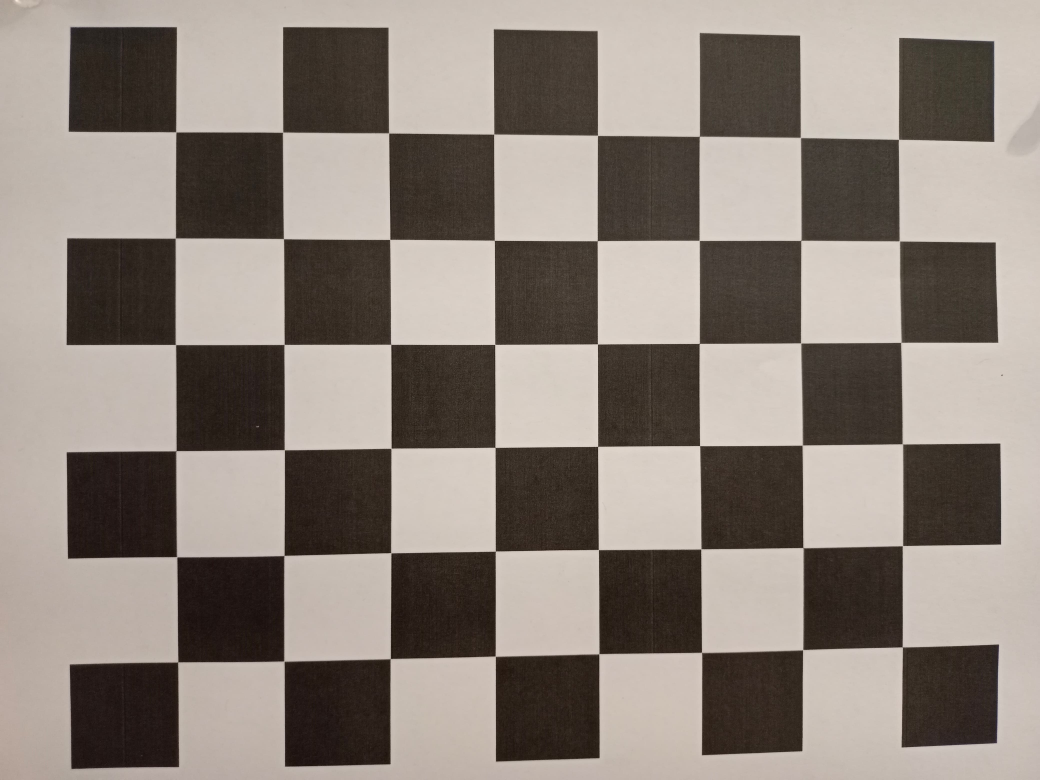
#> input picture camera-calibration-epipolar-geometry/calib_images/1.jpg, 4160 x 3119 px, found by its file name (shown at 1/4 size)
$ python fundamental_matrix.py.py
#> lines starting #> are read from the running program, lines starting #| are printed output that depends on the picture; long printed decimals are rounded
import cv2
import numpy as np
import matplotlib.pyplot as plt

# Load images
img1 = cv2.imread('fundamental_images/1.jpg', cv2.IMREAD_GRAYSCALE)
#> img1: shape (3119, 4160); min 8, max 238, mean 133
img2 = cv2.imread('fundamental_images/2.jpg', cv2.IMREAD_GRAYSCALE)
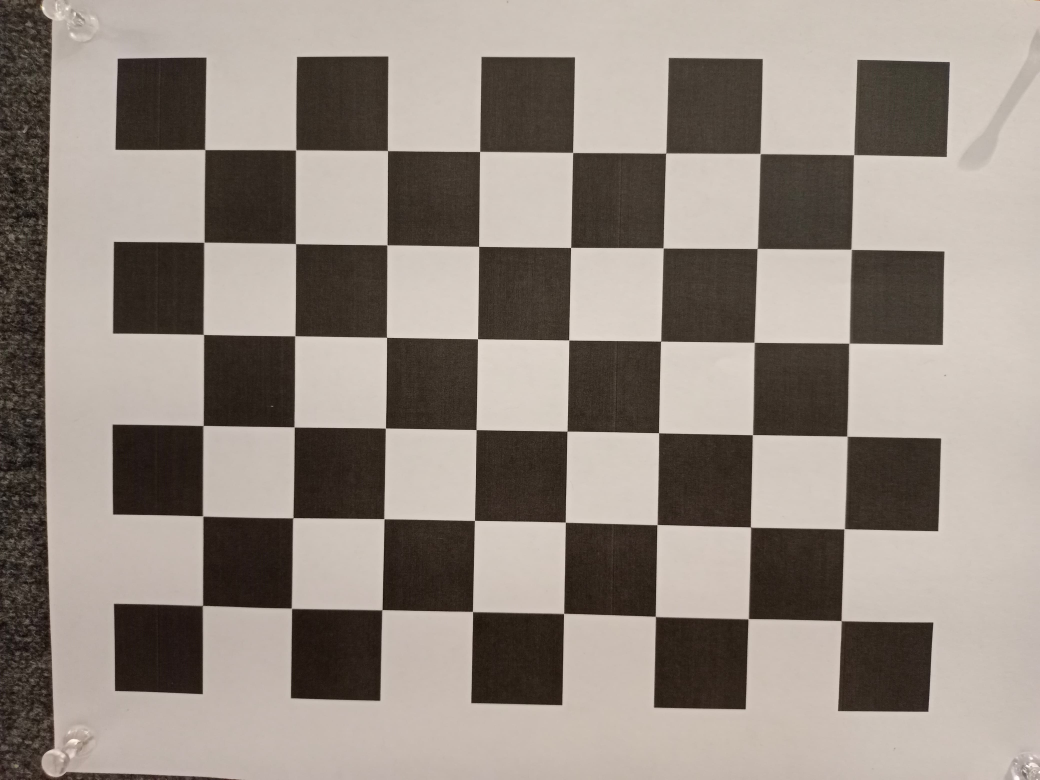
#> input picture camera-calibration-epipolar-geometry/calib_images/2.jpg, 4160 x 3119 px, found by its file name (shown at 1/4 size)
#> img2: shape (3119, 4160); min 3, max 255, mean 139.7

# Initialize ORB detector
orb = cv2.ORB_create(nfeatures=2000)

# Find keypoints and descriptors
kp1, des1 = orb.detectAndCompute(img1, None)
#> kp1 = 1986 keypoints; strongest (x, y, size): (2394, 1784, 31), (2395, 1784, 37.2), (1982, 1381, 37.2), (1979, 1381, 37.2)
kp2, des2 = orb.detectAndCompute(img2, None)
#> kp2 = 2000 keypoints; strongest (x, y, size): (2275, 1359, 31), (2274, 1360, 37.2), (2274, 1359, 44.6), (1904, 1718, 31)

# Match features using Brute-Force matcher
bf = cv2.BFMatcher(cv2.NORM_HAMMING, crossCheck=True)
matches = bf.match(des1, des2)
#> matches = 596 matches
matches = sorted(matches, key=lambda x: x.distance)

# Extract matched points
pts1 = np.float32([kp1[m.queryIdx].pt for m in matches]).reshape(-1, 1, 2)
#> pts1 = 596 rows, first 8: [2397.7, 1791.6], [1558.7, 530.5], [701.3, 527], [1978.6, 534], [700.9, 524.6], [3207.9, 2604.4], [709.2, 2652.1], [699.2, 532.5]
pts2 = np.float32([kp2[m.trainIdx].pt for m in matches]).reshape(-1, 1, 2)
#> pts2 = 596 rows, first 8: [2640.8, 1723.5], [1550, 1347.8], [817.2, 597.6], [3403.2, 996], [1187.1, 597.9], [810.8, 1335.4], [815.6, 596.2], [1555.7, 597.2]

# Compute fundamental matrix with RANSAC
F, mask = cv2.findFundamentalMat(pts1, pts2, cv2.FM_RANSAC)
#> F = [[1.27e-07, -2.37e-07, 6.05e-05], [2.82e-07, 8.06e-08, -0.000582], [-0.000726, 0.000216, 1]]; mask = 596 values, max 1 at index 124, min 0 at index 0, mean 0.0252

# Select inlier points
pts1 = pts1[mask.ravel() == 1]
#> pts1 = 15 rows, first 8: [2800, 548], [1983.7, 2621.4], [2797.2, 549.6], [3207.6, 961.2], [3598.6, 560.2], [3205, 1784.1], [1558.7, 1784.4], [706, 953]
pts2 = pts2[mask.ravel() == 1]
#> pts2 = 15 rows, first 8: [2666.4, 615.6], [1893.6, 2443.7], [2662.8, 616.8], [3032.6, 993.6], [2650.8, 997.1], [3005.9, 1741.8], [1543.8, 973.4], [811.2, 2062.8]

print("Fundamental Matrix (F):\n", F)
#| Fundamental Matrix (F):
#|  [[ 1.26576913e-07 -2.36874241e-07  6.05471750e-05]
#|  [ 2.81773177e-07  8.06233617e-08 -5.81907040e-04]
#|  [-7.25877382e-04  2.15625583e-04  1.00000000e+00]]

# Function to draw epipolar lines
def draw_epilines(img1, img2, lines, pts1, pts2):
    r, c = img1.shape
    img1_color = cv2.cvtColor(img1, cv2.COLOR_GRAY2BGR)
    img2_color = cv2.cvtColor(img2, cv2.COLOR_GRAY2BGR)
    for r, pt1, pt2 in zip(lines, pts1, pts2):
        color = tuple(np.random.randint(0, 255, 3).tolist())
        x0, y0 = map(int, [0, -r[2]/r[1]])
        x1, y1 = map(int, [c, -(r[2]+r[0]*c)/r[1]])
        img1_color = cv2.line(img1_color, (x0, y0), (x1, y1), color, 1)
        img1_color = cv2.circle(img1_color, tuple(pt1[0].astype(int)), 5, color, -1)
        img2_color = cv2.circle(img2_color, tuple(pt2[0].astype(int)), 5, color, -1)
    return img1_color, img2_color

# Compute epilines in img1 for pts in img2
lines1 = cv2.computeCorrespondEpilines(pts2.reshape(-1,1,2), 2, F)
#> lines1 = 15 rows, first 8: [-0.506, -0.863, 1891.1], [0.985, -0.175, -1495.4], [-0.507, -0.862, 1892.4], [-0.145, -0.989, 1417.4], [-0.313, -0.95, 1660.6], [0.378, -0.926, 438], [-0.963, -0.269, 1981.3], [-0.216, 0.976, -778.1]
lines1 = lines1.reshape(-1, 3)
img1_with_lines, img2_with_points = draw_epilines(img1, img2, lines1, pts1, pts2)
#> the loop in draw_epilines, `for r, pt1, pt2 in zip(lines, pts1, pts2):` made 15 passes
#> (r, pt1, pt2, color, y0, y1) on passes 1 to 7: ([-0.506, -0.863, 1891.1], [[2800, 548]], [[2666.4, 615.6]], (172, 47, 117), 2192, -247), ([0.985, -0.175, -1495.4], [[1983.7, 2621.4]], [[1893.6, 2443.7]], (192, 67, 251), -8560, 14888), ([-0.507, -0.862, 1892.4], [[2797.2, 549.6]], [[2662.8, 616.8]], (195, 103, 9), 2195, -252), ([-0.145, -0.989, 1417.4], [[3207.6, 961.2]], [[3032.6, 993.6]], (211, 21, 242), 1432, 821), ([-0.313, -0.95, 1660.6], [[3598.6, 560.2]], [[2650.8, 997.1]], (36, 87, 70), 1748, 377), ([0.378, -0.926, 438], [[3205, 1784.1]], [[3005.9, 1741.8]], (216, 88, 140), 473, 2172), ([-0.963, -0.269, 1981.3], [[1558.7, 1784.4]], [[1543.8, 973.4]], (58, 193, 230), 7363, -7527)

# Show and save visualization
plt.figure(figsize=(14,6))
plt.subplot(121), plt.imshow(img1_with_lines), plt.title("Epilines on Image 1")
plt.subplot(122), plt.imshow(img2_with_points), plt.title("Points on Image 2")
plt.tight_layout()
plt.savefig("epipolar_lines_result.jpg")
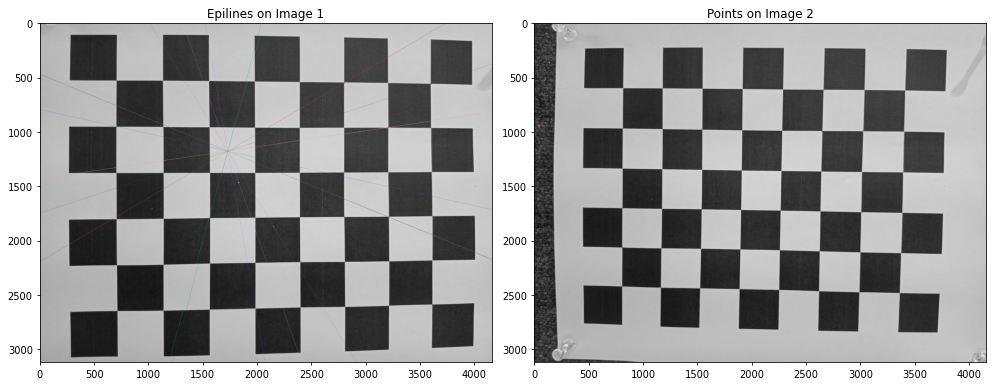
#> figure drawn by matplotlib, 2 panels; B, G, R data is drawn as R, G, B
plt.show()

# Use your intrinsic matrix K (from earlier calibration)
K = np.array([[3137.18, 0, 2080.91],
              [0, 3142.22, 1545.15],
              [0, 0, 1]])

# Compute essential matrix: E = K^T * F * K
E = K.T @ F @ K
#> E = [[1.25, -2.34, -0.132], [2.78, 0.796, 0.405], [-0.085, -0.48, -0.0655]]
print("\nEssential Matrix (E):\n", E)
#| Essential Matrix (E):
#|  [[ 1.246 -2.335 -0.132  ]
#|  [ 2.778  0.796  0.4054 ]
#|  [-0.08502 -0.4799 -0.0655]]

# Compute epipoles (right nullspace of F and left nullspace of F)
_, _, Vt = np.linalg.svd(F)
#> Vt = [[-0.000726, 0.000216, 1], [0.564, -0.826, 0.000587], [-0.826, -0.564, -0.000478]]
e1 = Vt[-1]
#> e1 = [-0.826, -0.564, -0.000478]
e1 = e1 / e1[2]
#> e1 = [1727.8, 1178.9, 1]

U, _, _ = np.linalg.svd(F)
#> U = [[6.05e-05, 0.772, 0.636], [-0.000582, -0.636, 0.772], [1, -0.000417, 0.00041]]
e2 = U[:, -1]
#> e2 = [0.636, 0.772, 0.00041]
e2 = e2 / e2[2]
#> e2 = [1550.1, 1879.8, 1]

print("\nEpipole in Image 1 (Right nullspace):", e1)
#| Epipole in Image 1 (Right nullspace): [1.72784285e+03 1.17890484e+03 1.00000000e+00]
print("Epipole in Image 2 (Left nullspace):", e2)
#| Epipole in Image 2 (Left nullspace): [1.55010256e+03 1.87977504e+03 1.00000000e+00]
